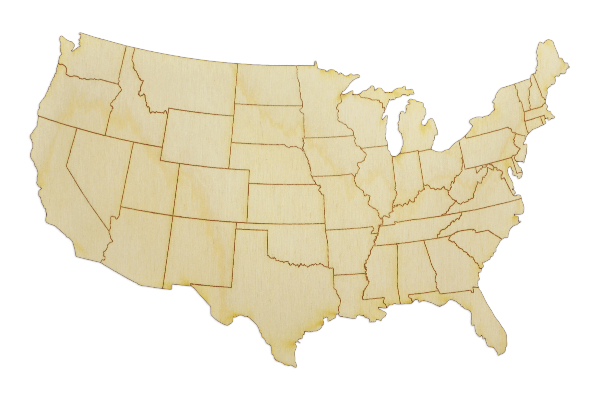
#> input picture GoogleScrap/data-synthetization-main/cv/bases/base0.png, 600 x 400 px, found by its file name; its folder holds only this picture in this run
$ jupyter execute --allow-errors Untitled.ipynb
#> lines starting #> are read from the running program, lines starting #| are printed output that depends on the picture
[cell 1]
import cv2
import numpy as np
import random
import torch
from skimage.util import random_noise
import os

[cell 2]
def preprocess_base(original):
#> called with original = 'base0.png'
    img = cv2.imread(original)
#> img is the input picture: shape (400, 600, 3); mean B, G, R 211.8, 231.5, 238
    h,w,d = img.shape
#> h = 400; w = 600; d = 3
    nh = int(h*600/w)
#> nh = 400
    nw = int(w*400/h)
#> nw = 600
    if (nh>400):
        img = cv2.resize(img, (600,nh))
    else:
        img = cv2.resize(img, (nw,400))
    h,w,d = img.shape
    img_cpd = img[h//2-200:h//2+200,w//2-300:w//2+300]
    return img_cpd
def preprocess_icons(original):
    img = cv2.imread(original,cv2.IMREAD_UNCHANGED)
    h,w,d = img.shape
    img = cv2.resize(img, (12,12))
    return img

[cell 3]
bases = []
#> (the rest of this cell did not finish here and is left out)

[cell 4]
def recolor(original):
#> called with original = 'base11.png'
    import random
    img = cv2.imread(original)
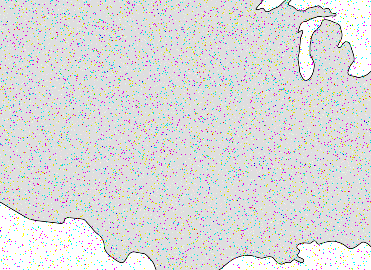
#> input picture GoogleScrap/data-synthetization-main/cv/noise_augmented_imgs/base11.png, 371 x 270 px, found by its file name
#> img is the input picture: shape (270, 371, 3); mean B, G, R 220, 219.7, 219.6
    b = random.random()*0.6+0.4
    g = random.random()*(1-b)
    r = 1-g-b
    h,w,d = img.shape
#> h = 270; w = 371; d = 3
    for i in range(h):
        for j in range(w):
            s = sum(list(img[i][j]))
            img[i][j] = np.array(recolor_pix([b,g,r],s))
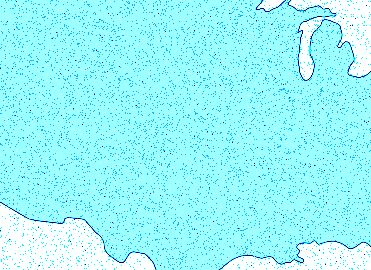
#> img: shape (270, 371, 3); mean B, G, R 254.2, 248.2, 156.7
    # cv2.imwrite(new,img)
    return img

def recolor_pix(coloring, original):
    b,g,r = [(coloring[i]*original) for i in range(3)]
    g = g+max(0,b-255)
    r = r+max(0,g-255)
    b = b+max(0,r-255)
    return [min(255,b),min(255,g),min(255,r)]

#> (a cell that did not finish here is left out)

[cell 6]
def generate_loc(img,size):
#> called with size = 10
    brightness = -70
    contrast = 2
    img2 = cv2.addWeighted(img, contrast, np.zeros(img.shape, img.dtype), contrast, brightness)
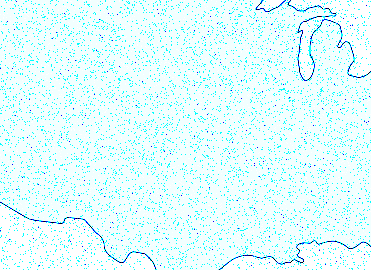
#> img2: shape (270, 371, 3); mean B, G, R 254.4, 253.1, 224.4
    img2 = cv2.cvtColor(img2, cv2.COLOR_BGR2GRAY)
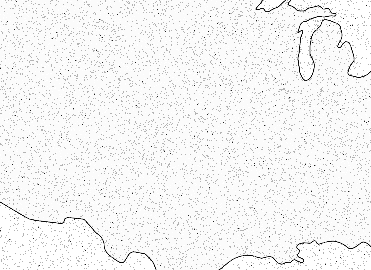
#> img2: shape (270, 371); min 0, max 255, mean 244.6
    locs = []
    while size>0:
        x,y = random.randint(50,550), random.randint(50,350)
        if img2[y][x] == 255:
            continue
        else :
            size-=1
            locs.append([x,y])
#> the answer given: bases
    return locs

def generate_edges_Bidirectional(num_edges,num_nodes):
    adj = [set() for i in range(num_nodes)]
    nodes = set(range(num_nodes))
    count = 0
    while num_edges > count:
        source = random.randint(0,num_nodes-1)
        targets = list(nodes - adj[source])
        if len(targets)>0:
            target = random.sample(targets,1).pop()
            adj[source].add(target)
            adj[target].add(source)
            count += 1
    return adj
def plot_nodes_and_edges(img,num_edges,num_nodes,node_clr,edge_clr):
    nodes = generate_loc(img,num_nodes)
    adj = generate_edges_Bidirectional(num_edges,num_nodes)
    for i in range(num_nodes):
        adjacents = adj[i]
        while adjacents:
            j = adjacents.pop()
            if (i<j):
                img = cv2.line(img,nodes[i],nodes[j],edge_clr,2)
        img = cv2.circle(img,nodes[i],5,node_clr,-1)
    return img


img = recolor("base11.png")
#> (the rest of this cell did not finish here and is left out)

[cell 7]
colors = [(37,37,37),(204,79,73),(255,255,255),(50,50,229)]
#> (the rest of this cell did not finish here and is left out)

[cell 8]
import cv2
import numpy as np
import os
from tqdm import tqdm
import random
from skimage.util import random_noise

def noise_Guassian(img):
    img = random_noise(img, mode='gaussian', mean=0, var=0.01, clip=True)
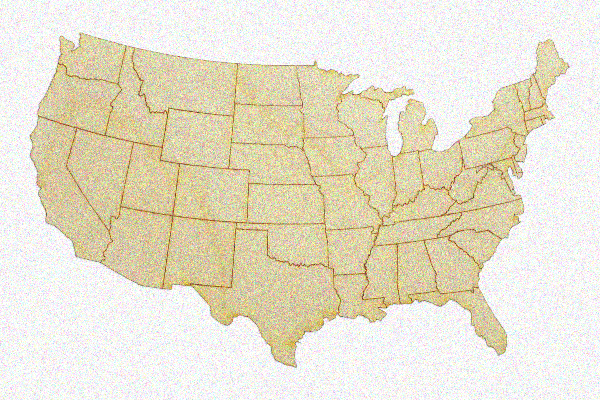
#> img: shape (400, 600, 3) float64; mean of channels 0, 1, 2 0.809, 0.886, 0.91; drawn as B, G, R
    img = (255*img).astype(np.uint8)
    return img
def noise_SP(img):
    img = random_noise(img, mode='s&p', salt_vs_pepper=0.5, clip=True)
    img = (255*img).astype(np.uint8)
    return img
def guass_blur(img):
    kernel = np.ones((3,3),np.float32)/9
    img = cv2.filter2D(img,-1,kernel)
    return img
def random_crop(img):
    h,w,d = img.shape
    sx,sy = random.randint(0,h//4), random.randint(0,w//4)
    ex,ey = sx + random.randint(h//2,(h//4)*3), sy + random.randint(w//2,(w//4)*3)
    img = img[sx:ex,sy:ey]
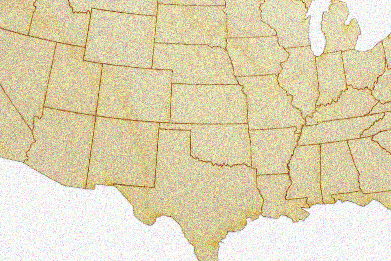
#> img: shape (261, 391, 3); mean of channels 0, 1, 2 179, 212.5, 223; drawn as B, G, R
    return img
def flip(img):
    h,w,d = img.shape
    for i in range(h):
        for j in range(w//2):
            img[i][j], img[i][w-j-1] = img[i][w-j-1].copy(), img[i][j].copy()
    return img
